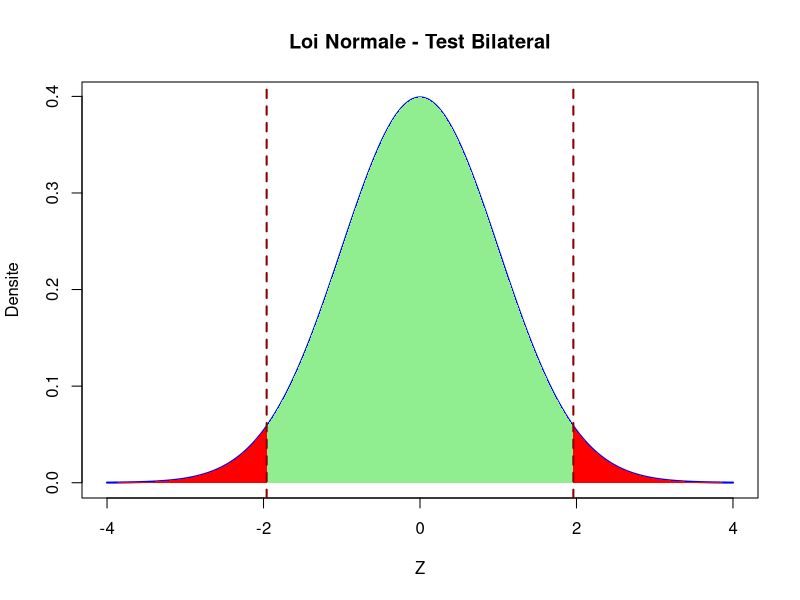

Reproduce this figure in R.

n<-36

moy_theorique<-10.5

x_bar<-8.5

s<-1.5

seuil_signifi<-0.05

#formulation d'hypothese
cat("Donnees \n")
cat("H0:mu1 == mu0 \n")
cat("H1:mu1 != mu0 \n")

cat("\n")
#loi de probabilite a utiliser
if(n>=30){
  cat(paste("comme n>=30 Alors on vas utiliser la loi normale, Test Bilateral\n"))
  cat("\n")
  s_xbar = s/sqrt(n)
  cat(paste(s_xbar))
  
  cat("\n")
  cat("\n")
  z_obs<-round((x_bar-moy_theorique)/s_xbar,4)
   cat(paste("z_obs=",z_obs,"\n"))
  #valeur critique
  
  seuil_signifi<-0.05
  
  resultat<-1-(seuil_signifi)/2
  
  z_<-round(qnorm(resultat),2)
  
  cat("\n")
  cat(z_)
  cat("\n")
  borne_inf<- -z_
  borne_sup<-  z_
  
  cat("\n")
  cat(paste("Zone de non rejet de H0 est :[",borne_inf,";",borne_sup,"] \n"))
  
  #prise de decision et conclusion
  
  #prise de decision
  
  cat("\n")
  if(z_obs>=borne_inf & z_obs<=borne_sup){
    cat(paste(z_obs,"appartient inclus a [",borne_inf,";",borne_sup,"] \n"))
    cat("\n")
    cat(paste("Ho est accepte \n"))
  }else{
    cat(paste(z_obs,"appartient non inclus dans [",borne_inf,";",borne_sup,"] \n"))
    cat("\n")
    cat(paste("Donc H0 est rejette et H1 est accepte \n"))
    cat("\n")
    cat(paste("Conclusion \n"))
    cat("\n")
    cat(paste("Au risque de se tromper  de ",seuil_signifi*100,"% nous pouvons remettre en doute l'affirmation du chef de departement\n"))
    
    x_val<-seq(-4,4,length=1000)
    y_val<-dnorm(x_val)
    plot(x_val,y_val,type="l",lwd=2,col="blue",main="Loi Normale - Test Bilateral",xlab="Z",ylab="Densite")
    
    x_left<-seq(-4,borne_inf,length=200)
    polygon(c(-4, x_left,borne_inf),c(0,dnorm(x_left),0),col="red",border = NA)
    
    x_right<-seq(borne_sup,4,length=200)
    polygon(c(borne_sup,x_right,4),c(0,dnorm(x_right),0),col="red",border = NA)
    
    x_mid<-seq(borne_inf,borne_sup,length=200)
    polygon(c(borne_inf,x_mid,borne_sup),c(0,dnorm(x_mid),0),col="lightgreen",border = NA)
    
    abline(v=z_obs,col="purple",lwd=2,lty=2)
    
    abline(v=borne_inf,col="darkred",lwd=2,lty=2)
    abline(v=borne_sup,col="darkred",lwd=2,lty=2)
  }
  
}else{
  print("Alors on vas utiliser la loi de Student")
}
